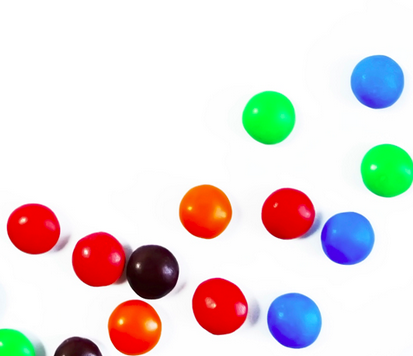
#> input picture smarties.png, 413 x 356 px
$ python MorphologicalTransformations.py
#> lines starting #> are read from the running program, lines starting #| are printed output that depends on the picture; after the words box and inside, x2 and y2 are one past the last pixel; in counts of white or black regions, pixels touching at a corner belong together
import cv2
import math
import matplotlib.pyplot as plt
import numpy as np
def nothing(z):
    pass
cv2.namedWindow("Customize")
cv2.createTrackbar("Iteration","Customize",0,40,nothing)
#> slider 'Iteration' is set to 13

img = cv2.imread("smarties.png",0)
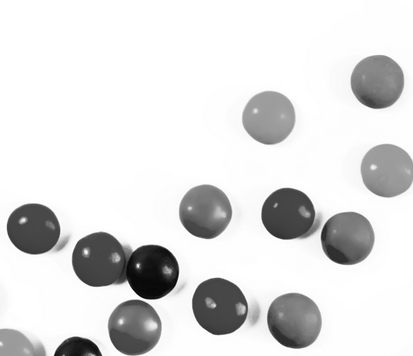
#> img: shape (356, 413); min 4, max 255, mean 222.6
_, mask= cv2.threshold(img,200,255,cv2.THRESH_BINARY)
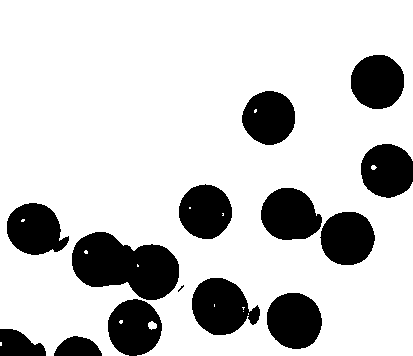
#> mask: shape (356, 413); 79.6% white; 14 black regions (1 under 20 px), largest, box (x1, y1, x2, y2) and area: (72, 232, 179, 300) 4889, (192, 278, 260, 335) 2676, (267, 293, 322, 349) 2435
kernel = np.ones([2,2],dtype=np.uint8)
while True:
    iteration = cv2.getTrackbarPos("Iteration", "Customize")
    dilation = cv2.dilate(mask, kernel, iterations=iteration)
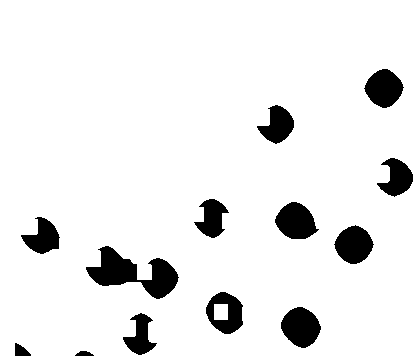
#> dilation: shape (356, 413); 92% white; 13 black regions, largest, box (x1, y1, x2, y2) and area: (86, 246, 179, 299) 2217, (281, 307, 321, 348) 1170, (275, 202, 319, 239) 1127
    erosion = cv2.erode(mask, kernel, iterations=iteration)
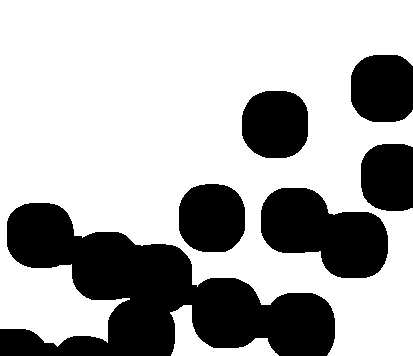
#> erosion: shape (356, 413); 68.1% white; 6 black regions, box (x1, y1, x2, y2) and area: (0, 203, 335, 356) 24822, (261, 188, 388, 278) 7576, (179, 184, 245, 252) 3823, (242, 91, 308, 158) 3782, (351, 55, 413, 122) 3707, (361, 144, 413, 211) 3157
    titles = ["Original", "Mask", "Dilation", 'Erosion']
    images = [img, mask, dilation, erosion]
    for i in range(len(images)):
        plt.subplot(2, 2, i + 1)
        plt.imshow(images[i], "gray")
        plt.title(titles[i])
        plt.xticks([])
        plt.yticks([])
#> this loop made 4 passes
    plt.show()
    if cv2.waitKey(100)==ord("b"):
#> (key Esc is pressed here)
        break
